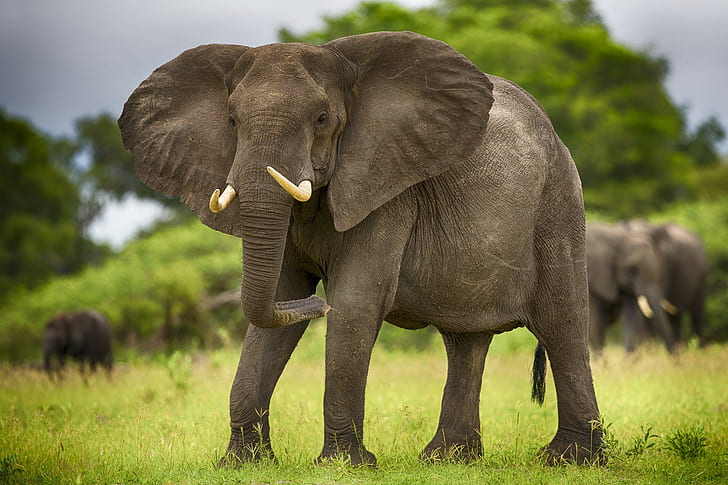
#> input picture gajah.jpg, 728 x 485 px
$ jupyter execute P8_1207070030_Deri_Ruswandi.ipynb
#> lines starting #> are read from the running program, lines starting #| are printed output that depends on the picture
[cell 1]
#import library
import cv2 as cv
import matplotlib.pyplot as plt
import numpy as np

#memanggil gambar
img = cv.imread('gajah.jpg')
#> img is the input picture: shape (485, 728, 3); mean B, G, R 71.2, 117, 119.2
h,w = img.shape[:2]
#> h = 485; w = 728

rotation_matrix = cv.getRotationMatrix2D((w/2,h/2), -180, 0.5)
rotated_img = cv.warpAffine(img, rotation_matrix, (w, h))
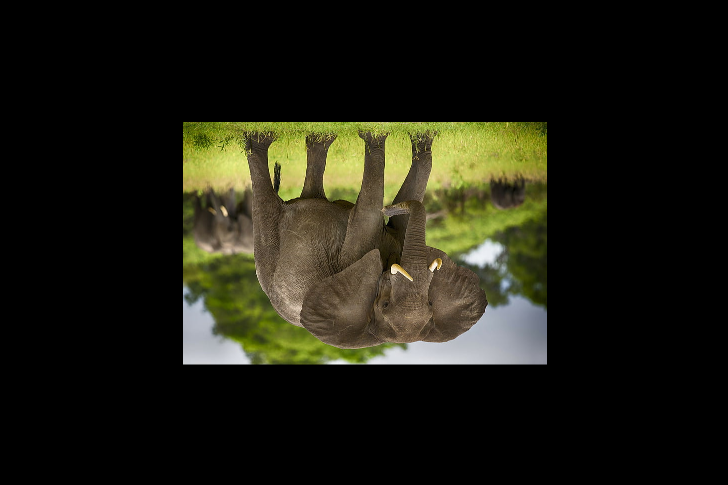
#> rotated_img: shape (485, 728, 3); mean B, G, R 17.8, 29.3, 29.8

plt.imshow(cv.cvtColor(rotated_img, cv.COLOR_BGR2RGB))
plt.title("Rotation")
plt.show()

[cell 2]
import cv2 as cv
import numpy as np
import matplotlib.pyplot as plt

image = cv.imread("gajah.jpg")
fig, ax = plt.subplots(1, 3, figsize=(16, 8))

# image size being 0.15 times of it's original size
image_scaled = cv.resize(image, None, fx=0.15, fy=0.15)
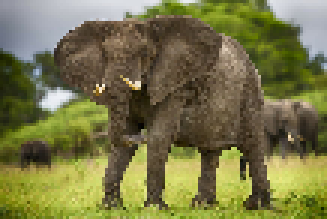
#> image_scaled: shape (73, 109, 3) (shown 3 times larger); mean B, G, R 71.1, 117.1, 119.2
ax[0].imshow(cv.cvtColor(image_scaled, cv.COLOR_BGR2RGB))
ax[0].set_title("Linear Interpolation Scale")

# image size being 2 times of it's original size
image_scaled_2 = cv.resize(image, None, fx=2, fy=2, interpolation=cv.INTER_CUBIC)
ax[1].imshow(cv.cvtColor(image_scaled_2, cv.COLOR_BGR2RGB))
ax[1].set_title("Cubic Interpolation Scale")

# image size being 0.15 times of it's original size
image_scaled_3 = cv.resize(image, (200, 400), interpolation=cv.INTER_AREA)
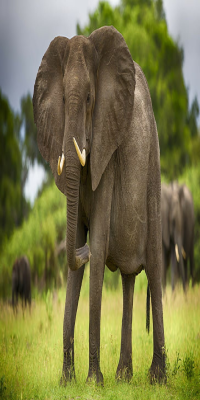
#> image_scaled_3: shape (400, 200, 3); mean B, G, R 71.2, 117, 119.2
ax[2].imshow(cv.cvtColor(image_scaled_3, cv.COLOR_BGR2RGB))
ax[2].set_title("Skewed Interpolation Scale")

plt.show()
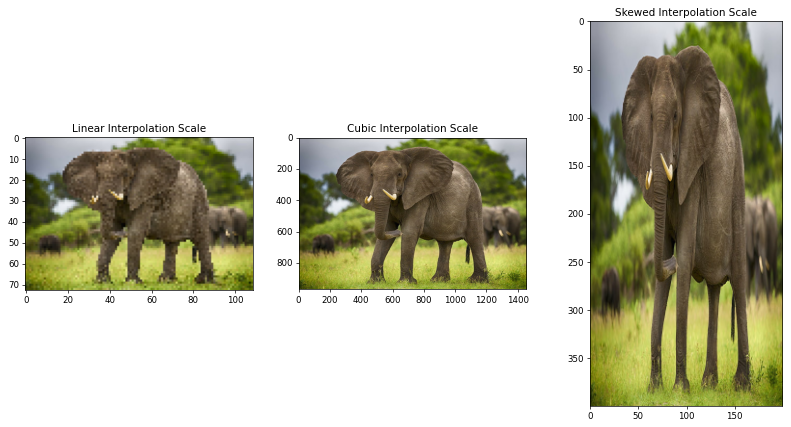
#> figure drawn by matplotlib, 3 panels

[cell 3]
#import library
import cv2 as cv
import matplotlib.pyplot as plt
from skimage.transform import swirl

#memanggil gambar
img = cv.imread('gajah.jpg')
#menerapkan efek swirl pada gambar
swirled = swirl(img, rotation=0, strength=15, radius=600)
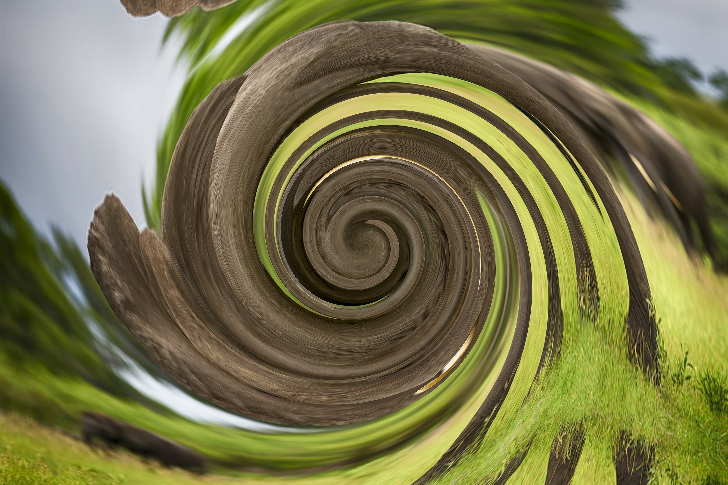
#> swirled: shape (485, 728, 3) float64; mean B, G, R 0.292, 0.461, 0.471

#membuat figure (1 baris dan 2 kolom)
fig, (ax0, ax1) = plt.subplots(nrows=1, ncols=2, figsize=(8, 3), sharex=True, sharey=True)

#menampilkan gambar asli
ax0.imshow(img[..., ::-1])#digunakan untuk mengubah urutan warna BGR to RGB
ax0.set_title('Original')
ax0.axis('off')

#menampilkan gambar efek swirl
ax1.imshow(swirled[..., ::-1])#digunakan untuk mengubah urutan warna BGR to RGB
ax1.set_title('Swirled')
ax1.axis('off')

#menampilkan output
plt.show()
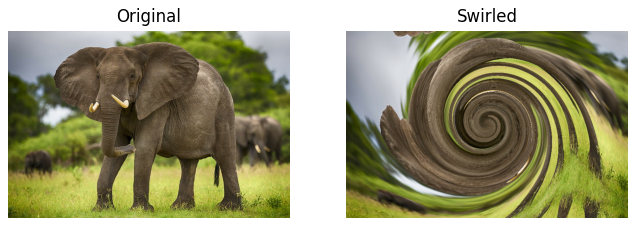
#> figure drawn by matplotlib, 2 panels
